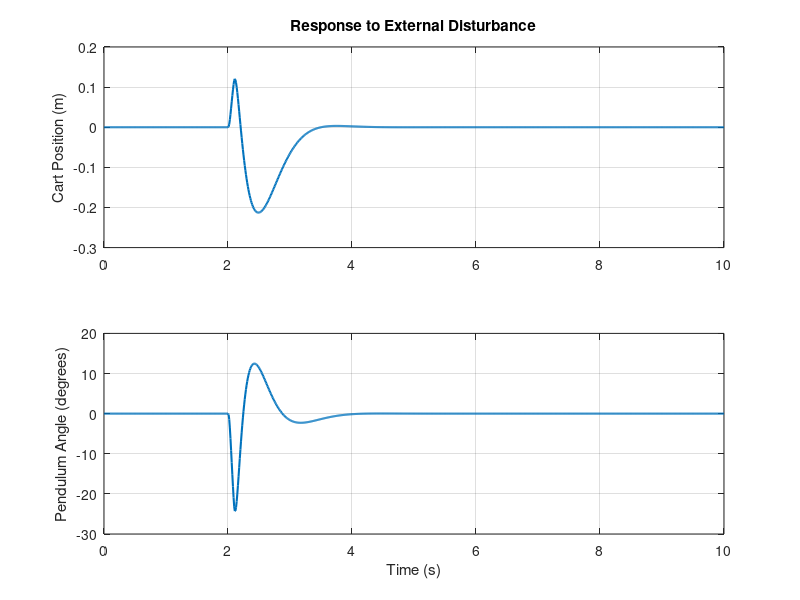
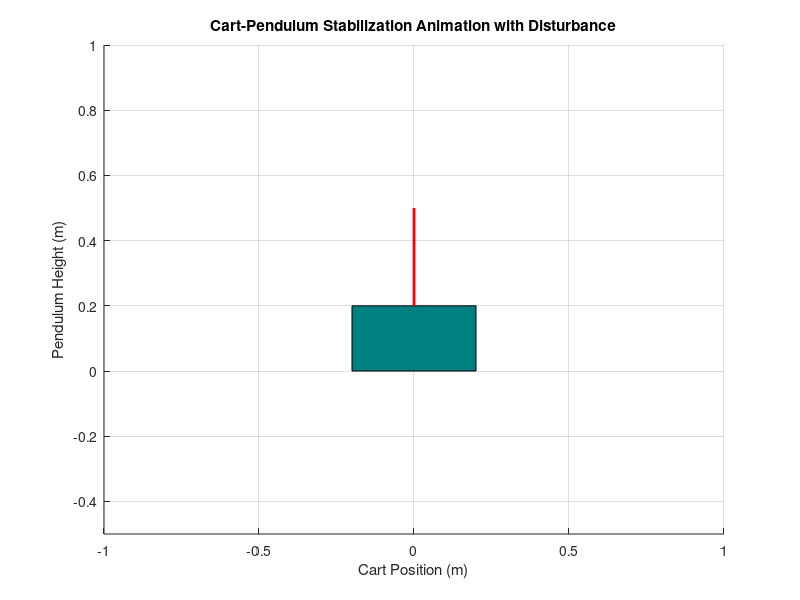

Recreate these plots in MATLAB, in order.
% Parameters
m = 0.8;  % Mass of pendulum (kg)
M = 0.5;  % Mass of cart (kg)
L = 0.3;  % Length of pendulum (m)
g = 9.81; % Gravity (m/s^2)
d = 0;  % Damping coefficient (N·s/m)

% State-space model
A = [0, 1, 0, 0;
     0, -d/M, -(m*g)/M, 0;
     0, 0, 0, 1;
     0, d/(M*L), (M+m)*g/(M*L), 0];
B = [0; 1/M; 0; -1/(M*L)];
C = [1, 0, 0, 0];
D = 0;

% Design LQR Controller
Q = diag([100, 1, 10, 1]); % State cost weights
R = 0.1;                   % Control effort cost
K = lqr(A, B, Q, R);       % LQR gain

% Closed-loop system
A_cl = A - B*K;
sys_cl = ss(A_cl, B, C, D);

% Initial conditions (fully stabilized)
x0 = [0; 0; 0; 0]; % Initial state: [x, x_dot, theta, theta_dot]

% Time vector
t = 0:0.01:10;

% External disturbance force
disturbance = zeros(size(t));      % No disturbance initially
t_d = 2;                           % Time of disturbance (seconds)
force_magnitude = 40;              % Magnitude of disturbance force (N)
disturbance(t > t_d & t < t_d+0.1) = force_magnitude; % Apply disturbance for 0.1s

% Simulate the system
[Y, T, X] = lsim(sys_cl, disturbance, t, x0);

% Plot the results
figure;
subplot(2,1,1);
plot(T, X(:,1), 'LineWidth', 1.5);
ylabel('Cart Position (m)');
title('Response to External Disturbance');
grid on;

subplot(2,1,2);
plot(T, X(:,3) * 180/pi, 'LineWidth', 1.5); % Convert rad to degrees
ylabel('Pendulum Angle (degrees)');
xlabel('Time (s)');
grid on;

% Animation setup
cart_width = 0.4;
cart_height = 0.2;
pendulum_length = L;

figure;
axis([-1 1 -0.5 1]); % Set axis limits
hold on;
grid on;
xlabel('Cart Position (m)');
ylabel('Pendulum Height (m)');
title('Cart-Pendulum Stabilization Animation with Disturbance');

% Draw the cart
cart = rectangle('Position', [0, 0, cart_width, cart_height], 'FaceColor', [0 0.5 0.5]);

% Draw the pendulum
pendulum = line([0, 0], [0, 0], 'LineWidth', 2, 'Color', 'r');

% Simulation loop for animation
for i = 1:length(T)
    % Update cart position
    cart_x = X(i, 1) - cart_width / 2; % Center cart at X(i, 1)
    set(cart, 'Position', [cart_x, 0, cart_width, cart_height]);

    % Update pendulum position
    pendulum_x = X(i, 1) + pendulum_length * sin(X(i, 3));
    pendulum_y = cart_height + pendulum_length * cos(X(i, 3));
    set(pendulum, 'XData', [X(i, 1), pendulum_x]);
    set(pendulum, 'YData', [cart_height, pendulum_y]);

    % Pause to control animation speed
    pause(0.01);
end